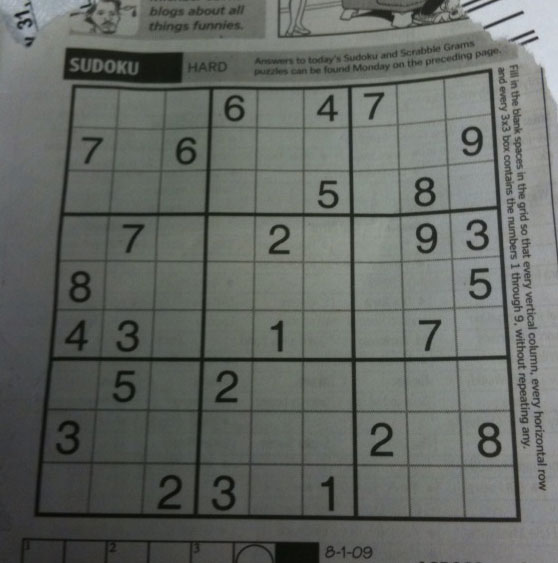
#> input picture sudoku/sudokubig.jpg, 558 x 563 px
$ jupyter execute --allow-errors Untitled1.ipynb   (shell and % lines are left out)
#> lines starting #> are read from the running program, lines starting #| are printed output that depends on the picture; after the words box and inside, x2 and y2 are one past the last pixel; in counts of white or black regions, pixels touching at a corner belong together
[cell 1]
import cv2
import numpy as np
from PIL import Image

[cell 2]
pil_image = Image.open('sudokubig.jpg').convert('RGB')
#> pil_image is the input picture: PIL image 558x563 RGB; mean R, G, B 100, 104.1, 99.5
open_cv_image = np.array(pil_image)

[cell 3]
sud = cv2.cvtColor(open_cv_image,cv2.COLOR_BGR2GRAY)

[cell 4]
sud_blur = cv2.GaussianBlur(sud, (7, 7), 3)
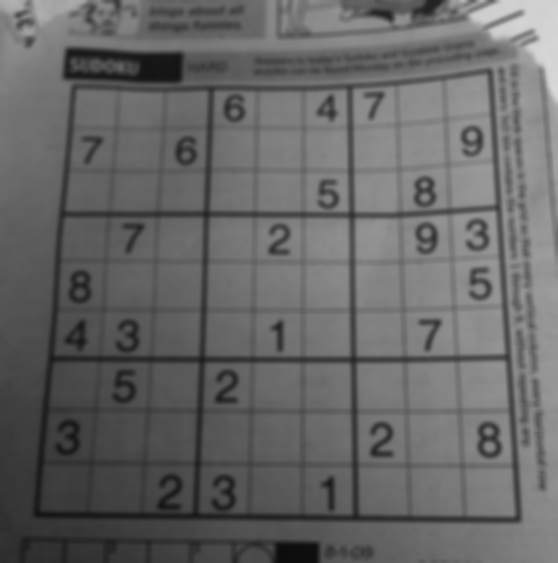
#> sud_blur: shape (563, 558); min 12, max 217, mean 102.2

[cell 5]
import matplotlib.pyplot as plt
#> (the rest of this cell did not finish here and is left out)

[cell 6]
ad_thr = cv2.adaptiveThreshold(sud_blur, 255,cv2.ADAPTIVE_THRESH_GAUSSIAN_C, cv2.THRESH_BINARY, 11, 2)
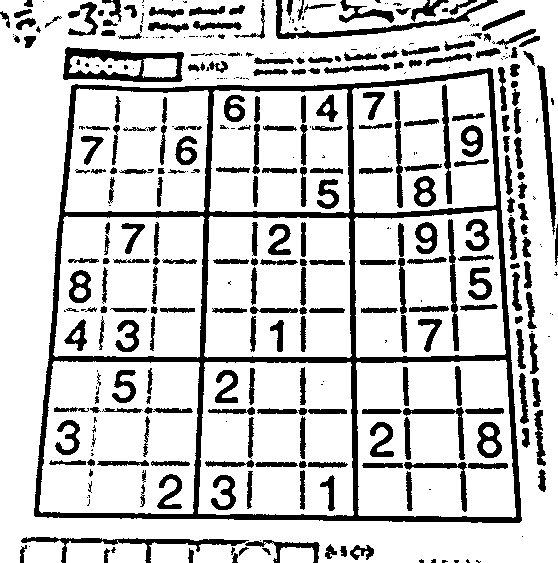
#> ad_thr: shape (563, 558); 79.8% white; 398 black regions (144 under 20 px), largest, box (x1, y1, x2, y2) and area: (34, 68, 522, 523) 18706, (63, 47, 184, 82) 1852, (276, 0, 498, 39) 1363
# thresh = cv2.bitwise_not(thresh)

[cell 7]
ad_thr = cv2.bitwise_not(ad_thr)
#> ad_thr: shape (563, 558); 20.2% white; 398 white regions (144 under 20 px)

[cell 8]
# cv2.imshow("Puzzle Thresh", ad_thr)
# cv2.waitKey(0)

[cell 9]
cnts = cv2.findContours(ad_thr.copy(), cv2.RETR_EXTERNAL,cv2.CHAIN_APPROX_SIMPLE)
#> cnts = 205 contours, 109 with area under 20; largest, box (x1, y1, x2, y2) and area: (34, 68, 522, 523) 198192, (63, 47, 184, 82) 3334, (276, 0, 498, 39) 1098, (21, 537, 249, 563) 950, (537, 65, 556, 235) 762

[cell 10]
from imutils.perspective import four_point_transform
import imutils
cnts = imutils.grab_contours(cnts)

[cell 11]
cnts = sorted(cnts, key=cv2.contourArea, reverse=True)

[cell 12]
puzzleCnt = None

[cell 13]
for c in cnts:
    # approximate the contour
    peri = cv2.arcLength(c, True)
    approx = cv2.approxPolyDP(c, 0.02 * peri, True)
    if len(approx) == 4:
        puzzleCnt = approx
        break
#> this loop made 1 pass
#> (peri, puzzleCnt) on pass 1: (1860.9, [[492, 69], [72, 85], [34, 515], [519, 522]])
